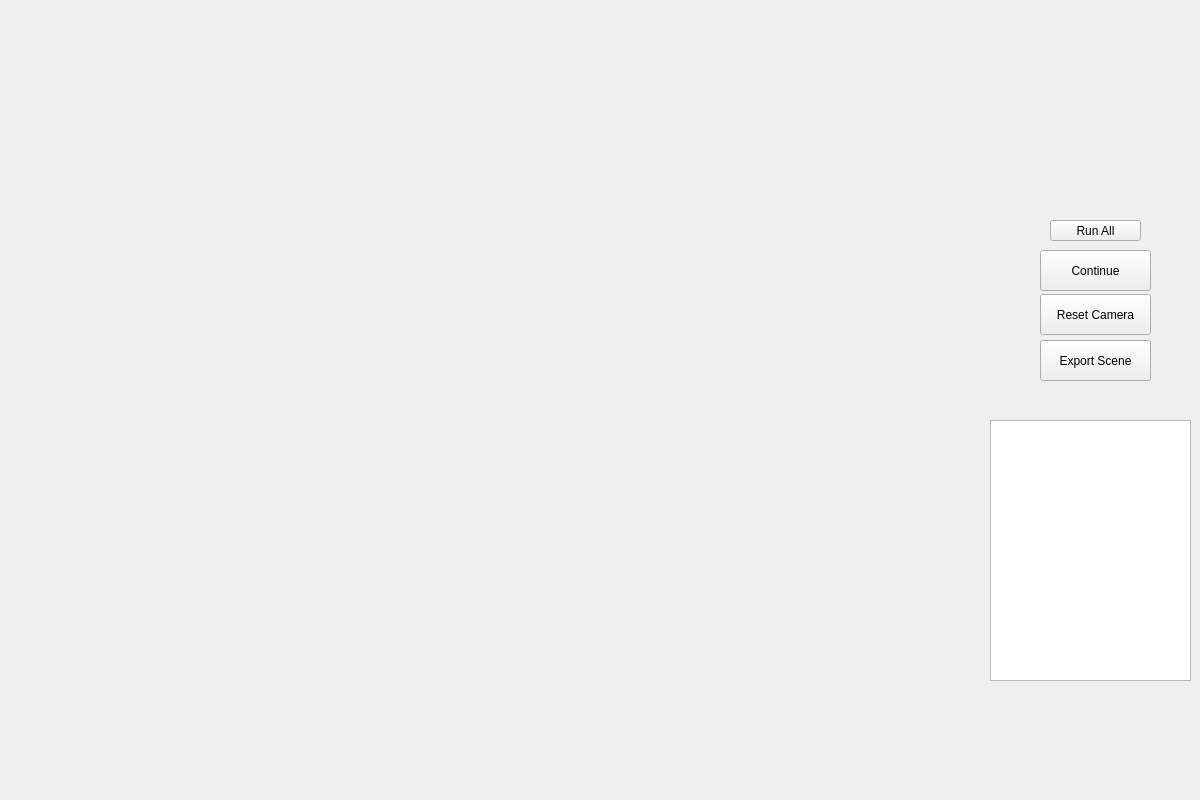
<?xml version="1.0" encoding="UTF-8"?>
<ui version="4.0">
 <class>MainWindow</class>
 <widget class="QMainWindow" name="MainWindow">
  <property name="geometry">
   <rect>
    <x>0</x>
    <y>0</y>
    <width>1200</width>
    <height>800</height>
   </rect>
  </property>
  <property name="windowTitle">
   <string>Main Window</string>
  </property>
  <widget class="QWidget" name="centralwidget">
   <widget class="QTextBrowser" name="infoBox">
    <property name="geometry">
     <rect>
      <x>990</x>
      <y>420</y>
      <width>201</width>
      <height>261</height>
     </rect>
    </property>
   </widget>
   <widget class="QPushButton" name="centerButton">
    <property name="geometry">
     <rect>
      <x>1040</x>
      <y>294</y>
      <width>111</width>
      <height>41</height>
     </rect>
    </property>
    <property name="text">
     <string>Reset Camera</string>
    </property>
   </widget>
   <widget class="QFrame" name="qvtkFrame">
    <property name="geometry">
     <rect>
      <x>10</x>
      <y>10</y>
      <width>971</width>
      <height>781</height>
     </rect>
    </property>
   </widget>
   <widget class="QPushButton" name="exportButton">
    <property name="geometry">
     <rect>
      <x>1040</x>
      <y>340</y>
      <width>111</width>
      <height>41</height>
     </rect>
    </property>
    <property name="text">
     <string>Export Scene</string>
    </property>
   </widget>
   <widget class="QPushButton" name="continueButton">
    <property name="geometry">
     <rect>
      <x>1040</x>
      <y>250</y>
      <width>111</width>
      <height>41</height>
     </rect>
    </property>
    <property name="text">
     <string>Continue</string>
    </property>
   </widget>
   <widget class="QPushButton" name="runallButton">
    <property name="geometry">
     <rect>
      <x>1050</x>
      <y>220</y>
      <width>91</width>
      <height>21</height>
     </rect>
    </property>
    <property name="text">
     <string>Run All</string>
    </property>
   </widget>
  </widget>
 </widget>
 <resources/>
 <connections/>
</ui>
